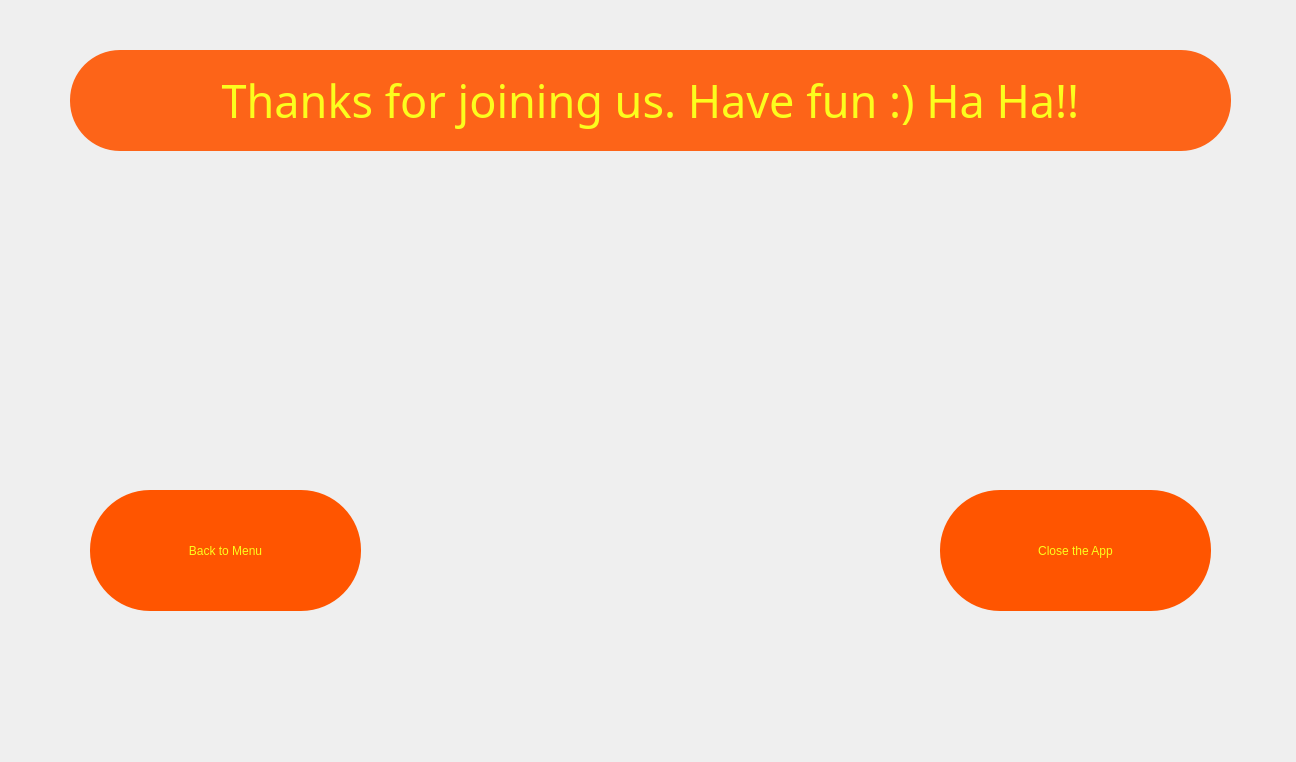
<?xml version="1.0" encoding="UTF-8"?>
<ui version="4.0">
 <class>closeBoy</class>
 <widget class="QMainWindow" name="closeBoy">
  <property name="geometry">
   <rect>
    <x>0</x>
    <y>0</y>
    <width>1296</width>
    <height>762</height>
   </rect>
  </property>
  <property name="minimumSize">
   <size>
    <width>1296</width>
    <height>762</height>
   </size>
  </property>
  <property name="maximumSize">
   <size>
    <width>1296</width>
    <height>762</height>
   </size>
  </property>
  <property name="windowTitle">
   <string>Close</string>
  </property>
  <property name="windowIcon">
   <iconset resource="icons.qrc">
    <normaloff>:/icons/icons/mainicon.png</normaloff>:/icons/icons/mainicon.png</iconset>
  </property>
  <property name="styleSheet">
   <string notr="true">#centralwidget
{
	border-image: url(:/new/photos/closeboy.jpg);
}
QPushButton
{
	color: rgb(252, 253, 29);
	background-color: rgb(255, 85, 0);
    border-radius: 60px;
}
QPushButton:hover
{
	color: rgb(255, 85, 0);
	background-color: rgb(171, 38, 14);
}
QLabel
{
	color: rgb(252, 253, 29);
	background-color: rgba(255, 85, 0, 0.9);
	border-radius: 50px;
}
</string>
  </property>
  <widget class="QWidget" name="centralwidget">
   <widget class="QPushButton" name="pushButton_2">
    <property name="geometry">
     <rect>
      <x>90</x>
      <y>490</y>
      <width>271</width>
      <height>121</height>
     </rect>
    </property>
    <property name="cursor">
     <cursorShape>PointingHandCursor</cursorShape>
    </property>
    <property name="styleSheet">
     <string notr="true">font: 22pt &quot;Snap ITC&quot;;</string>
    </property>
    <property name="text">
     <string>Back to Menu</string>
    </property>
   </widget>
   <widget class="QPushButton" name="pushButton">
    <property name="geometry">
     <rect>
      <x>940</x>
      <y>490</y>
      <width>271</width>
      <height>121</height>
     </rect>
    </property>
    <property name="cursor">
     <cursorShape>PointingHandCursor</cursorShape>
    </property>
    <property name="styleSheet">
     <string notr="true">font: 22pt &quot;Snap ITC&quot;;</string>
    </property>
    <property name="text">
     <string>Close the App</string>
    </property>
   </widget>
   <widget class="QLabel" name="label">
    <property name="geometry">
     <rect>
      <x>70</x>
      <y>50</y>
      <width>1161</width>
      <height>101</height>
     </rect>
    </property>
    <property name="font">
     <font>
      <family>Snap ITC</family>
      <pointsize>34</pointsize>
      <weight>50</weight>
      <italic>false</italic>
      <bold>false</bold>
     </font>
    </property>
    <property name="styleSheet">
     <string notr="true">font: 34pt &quot;Snap ITC&quot;;</string>
    </property>
    <property name="text">
     <string>Thanks for joining us. Have fun :) Ha Ha!!</string>
    </property>
    <property name="alignment">
     <set>Qt::AlignCenter</set>
    </property>
   </widget>
  </widget>
 </widget>
 <resources>
  <include location="icons.qrc"/>
 </resources>
 <connections/>
</ui>
